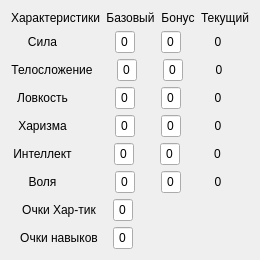
   <widget class="QWidget" name="verticalLayoutWidget_2">
    <property name="geometry">
     <rect>
      <x>0</x>
      <y>160</y>
      <width>241</width>
      <height>241</height>
     </rect>
    </property>
    <layout class="QVBoxLayout" name="verticalLayout_2">
     <item>
      <layout class="QHBoxLayout" name="horizontalLayout_6">
       <property name="sizeConstraint">
        <enum>QLayout::SetDefaultConstraint</enum>
       </property>
       <item>
        <widget class="QLabel" name="label_6">
         <property name="sizePolicy">
          <sizepolicy hsizetype="Maximum" vsizetype="Maximum">
           <horstretch>0</horstretch>
           <verstretch>0</verstretch>
          </sizepolicy>
         </property>
         <property name="text">
          <string>Характеристики</string>
         </property>
         <property name="alignment">
          <set>Qt::AlignCenter</set>
         </property>
        </widget>
       </item>
       <item>
        <widget class="QLabel" name="label_7">
         <property name="sizePolicy">
          <sizepolicy hsizetype="Maximum" vsizetype="Maximum">
           <horstretch>0</horstretch>
           <verstretch>0</verstretch>
          </sizepolicy>
         </property>
         <property name="text">
          <string>Базовый</string>
         </property>
         <property name="alignment">
          <set>Qt::AlignCenter</set>
         </property>
        </widget>
       </item>
       <item>
        <widget class="QLabel" name="label_8">
         <property name="sizePolicy">
          <sizepolicy hsizetype="Maximum" vsizetype="Maximum">
           <horstretch>0</horstretch>
           <verstretch>0</verstretch>
          </sizepolicy>
         </property>
         <property name="text">
          <string>Бонус</string>
         </property>
         <property name="alignment">
          <set>Qt::AlignCenter</set>
         </property>
        </widget>
       </item>
       <item>
        <widget class="QLabel" name="label_9">
         <property name="sizePolicy">
          <sizepolicy hsizetype="Maximum" vsizetype="Maximum">
           <horstretch>0</horstretch>
           <verstretch>0</verstretch>
          </sizepolicy>
         </property>
         <property name="text">
          <string>Текущий</string>
         </property>
         <property name="alignment">
          <set>Qt::AlignCenter</set>
         </property>
        </widget>
       </item>
      </layout>
     </item>
     <item>
      <layout class="QHBoxLayout" name="horizontalLayout_7">
       <item>
        <widget class="QLabel" name="label_10">
         <property name="text">
          <string>Сила</string>
         </property>
         <property name="alignment">
          <set>Qt::AlignCenter</set>
         </property>
        </widget>
       </item>
       <item>
        <spacer name="horizontalSpacer">
         <property name="orientation">
          <enum>Qt::Horizontal</enum>
         </property>
         <property name="sizeType">
          <enum>QSizePolicy::Fixed</enum>
         </property>
         <property name="sizeHint" stdset="0">
          <size>
           <width>35</width>
           <height>20</height>
          </size>
         </property>
        </spacer>
       </item>
       <item>
        <widget class="QLineEdit" name="strength_p">
         <property name="sizePolicy">
          <sizepolicy hsizetype="Preferred" vsizetype="Fixed">
           <horstretch>0</horstretch>
           <verstretch>0</verstretch>
          </sizepolicy>
         </property>
         <property name="minimumSize">
          <size>
           <width>0</width>
           <height>0</height>
          </size>
         </property>
         <property name="maximumSize">
          <size>
           <width>20</width>
           <height>16777215</height>
          </size>
         </property>
         <property name="text">
          <string>0</string>
         </property>
         <property name="alignment">
          <set>Qt::AlignCenter</set>
         </property>
        </widget>
       </item>
       <item>
        <spacer name="horizontalSpacer_2">
         <property name="orientation">
          <enum>Qt::Horizontal</enum>
         </property>
         <property name="sizeType">
          <enum>QSizePolicy::Fixed</enum>
         </property>
         <property name="sizeHint" stdset="0">
          <size>
           <width>20</width>
           <height>20</height>
          </size>
         </property>
        </spacer>
       </item>
       <item>
        <widget class="QLineEdit" name="strength_b">
         <property name="minimumSize">
          <size>
           <width>20</width>
           <height>0</height>
          </size>
         </property>
         <property name="maximumSize">
          <size>
           <width>20</width>
           <height>16777215</height>
          </size>
         </property>
         <property name="text">
          <string>0</string>
         </property>
         <property name="alignment">
          <set>Qt::AlignCenter</set>
         </property>
        </widget>
       </item>
       <item>
        <widget class="QLabel" name="strength">
         <property name="text">
          <string>0</string>
         </property>
         <property name="alignment">
          <set>Qt::AlignCenter</set>
         </property>
        </widget>
       </item>
      </layout>
     </item>
     <item>
      <layout class="QHBoxLayout" name="horizontalLayout_8">
       <item>
        <widget class="QLabel" name="label_12">
         <property name="text">
          <string>Телосложение</string>
         </property>
         <property name="alignment">
          <set>Qt::AlignCenter</set>
         </property>
         <property name="margin">
          <number>2</number>
         </property>
        </widget>
       </item>
       <item>
        <spacer name="horizontalSpacer_3">
         <property name="orientation">
          <enum>Qt::Horizontal</enum>
         </property>
         <property name="sizeType">
          <enum>QSizePolicy::Fixed</enum>
         </property>
         <property name="sizeHint" stdset="0">
          <size>
           <width>18</width>
           <height>20</height>
          </size>
         </property>
        </spacer>
       </item>
       <item>
        <widget class="QLineEdit" name="constitution_p">
         <property name="sizePolicy">
          <sizepolicy hsizetype="Preferred" vsizetype="Fixed">
           <horstretch>0</horstretch>
           <verstretch>0</verstretch>
          </sizepolicy>
         </property>
         <property name="minimumSize">
          <size>
           <width>0</width>
           <height>0</height>
          </size>
         </property>
         <property name="maximumSize">
          <size>
           <width>20</width>
           <height>16777215</height>
          </size>
         </property>
         <property name="text">
          <string>0</string>
         </property>
         <property name="alignment">
          <set>Qt::AlignCenter</set>
         </property>
        </widget>
       </item>
       <item>
        <spacer name="horizontalSpacer_4">
         <property name="orientation">
          <enum>Qt::Horizontal</enum>
         </property>
         <property name="sizeType">
          <enum>QSizePolicy::Fixed</enum>
         </property>
         <property name="sizeHint" stdset="0">
          <size>
           <width>20</width>
           <height>20</height>
          </size>
         </property>
        </spacer>
       </item>
       <item>
        <widget class="QLineEdit" name="constitution_b">
         <property name="minimumSize">
          <size>
           <width>20</width>
           <height>0</height>
          </size>
         </property>
         <property name="maximumSize">
          <size>
           <width>20</width>
           <height>16777215</height>
          </size>
         </property>
         <property name="text">
          <string>0</string>
         </property>
         <property name="alignment">
          <set>Qt::AlignCenter</set>
         </property>
        </widget>
       </item>
       <item>
        <widget class="QLabel" name="constitution">
         <property name="text">
          <string>0</string>
         </property>
         <property name="alignment">
          <set>Qt::AlignCenter</set>
         </property>
        </widget>
       </item>
      </layout>
     </item>
     <item>
      <layout class="QHBoxLayout" name="horizontalLayout_9">
       <item>
        <widget class="QLabel" name="label_14">
         <property name="text">
          <string>Ловкость</string>
         </property>
         <property name="alignment">
          <set>Qt::AlignCenter</set>
         </property>
        </widget>
       </item>
       <item>
        <spacer name="horizontalSpacer_5">
         <property name="orientation">
          <enum>Qt::Horizontal</enum>
         </property>
         <property name="sizeType">
          <enum>QSizePolicy::Fixed</enum>
         </property>
         <property name="sizeHint" stdset="0">
          <size>
           <width>35</width>
           <height>20</height>
          </size>
         </property>
        </spacer>
       </item>
       <item>
        <widget class="QLineEdit" name="agility_p">
         <property name="sizePolicy">
          <sizepolicy hsizetype="Preferred" vsizetype="Fixed">
           <horstretch>0</horstretch>
           <verstretch>0</verstretch>
          </sizepolicy>
         </property>
         <property name="minimumSize">
          <size>
           <width>0</width>
           <height>0</height>
          </size>
         </property>
         <property name="maximumSize">
          <size>
           <width>20</width>
           <height>16777215</height>
          </size>
         </property>
         <property name="text">
          <string>0</string>
         </property>
         <property name="alignment">
          <set>Qt::AlignCenter</set>
         </property>
        </widget>
       </item>
       <item>
        <spacer name="horizontalSpacer_6">
         <property name="orientation">
          <enum>Qt::Horizontal</enum>
         </property>
         <property name="sizeType">
          <enum>QSizePolicy::Fixed</enum>
         </property>
         <property name="sizeHint" stdset="0">
          <size>
           <width>20</width>
           <height>20</height>
          </size>
         </property>
        </spacer>
       </item>
       <item>
        <widget class="QLineEdit" name="agility_b">
         <property name="minimumSize">
          <size>
           <width>20</width>
           <height>0</height>
          </size>
         </property>
         <property name="maximumSize">
          <size>
           <width>20</width>
           <height>16777215</height>
          </size>
         </property>
         <property name="text">
          <string>0</string>
         </property>
         <property name="alignment">
          <set>Qt::AlignCenter</set>
         </property>
        </widget>
       </item>
       <item>
        <widget class="QLabel" name="agility">
         <property name="text">
          <string>0</string>
         </property>
         <property name="alignment">
          <set>Qt::AlignCenter</set>
         </property>
        </widget>
       </item>
      </layout>
     </item>
     <item>
      <layout class="QHBoxLayout" name="horizontalLayout_10">
       <item>
        <widget class="QLabel" name="label_16">
         <property name="text">
          <string>Харизма</string>
         </property>
         <property name="alignment">
          <set>Qt::AlignCenter</set>
         </property>
        </widget>
       </item>
       <item>
        <spacer name="horizontalSpacer_7">
         <property name="orientation">
          <enum>Qt::Horizontal</enum>
         </property>
         <property name="sizeType">
          <enum>QSizePolicy::Fixed</enum>
         </property>
         <property name="sizeHint" stdset="0">
          <size>
           <width>35</width>
           <height>20</height>
          </size>
         </property>
        </spacer>
       </item>
       <item>
        <widget class="QLineEdit" name="charisma_p">
         <property name="sizePolicy">
          <sizepolicy hsizetype="Preferred" vsizetype="Fixed">
           <horstretch>0</horstretch>
           <verstretch>0</verstretch>
          </sizepolicy>
         </property>
         <property name="minimumSize">
          <size>
           <width>0</width>
           <height>0</height>
          </size>
         </property>
         <property name="maximumSize">
          <size>
           <width>20</width>
           <height>16777215</height>
          </size>
         </property>
         <property name="text">
          <string>0</string>
         </property>
         <property name="alignment">
          <set>Qt::AlignCenter</set>
         </property>
        </widget>
       </item>
       <item>
        <spacer name="horizontalSpacer_8">
         <property name="orientation">
          <enum>Qt::Horizontal</enum>
         </property>
         <property name="sizeType">
          <enum>QSizePolicy::Fixed</enum>
         </property>
         <property name="sizeHint" stdset="0">
          <size>
           <width>20</width>
           <height>20</height>
          </size>
         </property>
        </spacer>
       </item>
       <item>
        <widget class="QLineEdit" name="charisma_b">
         <property name="minimumSize">
          <size>
           <width>20</width>
           <height>0</height>
          </size>
         </property>
         <property name="maximumSize">
          <size>
           <width>20</width>
           <height>16777215</height>
          </size>
         </property>
         <property name="text">
          <string>0</string>
         </property>
         <property name="alignment">
          <set>Qt::AlignCenter</set>
         </property>
        </widget>
       </item>
       <item>
        <widget class="QLabel" name="charisma">
         <property name="text">
          <string>0</string>
         </property>
         <property name="alignment">
          <set>Qt::AlignCenter</set>
         </property>
        </widget>
       </item>
      </layout>
     </item>
     <item>
      <layout class="QHBoxLayout" name="horizontalLayout_11">
       <item>
        <widget class="QLabel" name="label_18">
         <property name="text">
          <string>Интеллект</string>
         </property>
         <property name="alignment">
          <set>Qt::AlignCenter</set>
         </property>
         <property name="margin">
          <number>2</number>
         </property>
        </widget>
       </item>
       <item>
        <spacer name="horizontalSpacer_9">
         <property name="orientation">
          <enum>Qt::Horizontal</enum>
         </property>
         <property name="sizeType">
          <enum>QSizePolicy::Fixed</enum>
         </property>
         <property name="sizeHint" stdset="0">
          <size>
           <width>34</width>
           <height>20</height>
          </size>
         </property>
        </spacer>
       </item>
       <item>
        <widget class="QLineEdit" name="intellegence_p">
         <property name="sizePolicy">
          <sizepolicy hsizetype="Preferred" vsizetype="Fixed">
           <horstretch>0</horstretch>
           <verstretch>0</verstretch>
          </sizepolicy>
         </property>
         <property name="minimumSize">
          <size>
           <width>0</width>
           <height>0</height>
          </size>
         </property>
         <property name="maximumSize">
          <size>
           <width>20</width>
           <height>16777215</height>
          </size>
         </property>
         <property name="text">
          <string>0</string>
         </property>
         <property name="alignment">
          <set>Qt::AlignCenter</set>
         </property>
        </widget>
       </item>
       <item>
        <spacer name="horizontalSpacer_10">
         <property name="orientation">
          <enum>Qt::Horizontal</enum>
         </property>
         <property name="sizeType">
          <enum>QSizePolicy::Fixed</enum>
         </property>
         <property name="sizeHint" stdset="0">
          <size>
           <width>20</width>
           <height>20</height>
          </size>
         </property>
        </spacer>
       </item>
       <item>
        <widget class="QLineEdit" name="intellegence_b">
         <property name="minimumSize">
          <size>
           <width>20</width>
           <height>0</height>
          </size>
         </property>
         <property name="maximumSize">
          <size>
           <width>20</width>
           <height>16777215</height>
          </size>
         </property>
         <property name="text">
          <string>0</string>
         </property>
         <property name="alignment">
          <set>Qt::AlignCenter</set>
         </property>
        </widget>
       </item>
       <item>
        <widget class="QLabel" name="intelegence">
         <property name="text">
          <string>0</string>
         </property>
         <property name="alignment">
          <set>Qt::AlignCenter</set>
         </property>
        </widget>
       </item>
      </layout>
     </item>
     <item>
      <layout class="QHBoxLayout" name="horizontalLayout_12">
       <item>
        <widget class="QLabel" name="label_20">
         <property name="text">
          <string>Воля</string>
         </property>
         <property name="alignment">
          <set>Qt::AlignCenter</set>
         </property>
        </widget>
       </item>
       <item>
        <spacer name="horizontalSpacer_11">
         <property name="orientation">
          <enum>Qt::Horizontal</enum>
         </property>
         <property name="sizeType">
          <enum>QSizePolicy::Fixed</enum>
         </property>
         <property name="sizeHint" stdset="0">
          <size>
           <width>35</width>
           <height>20</height>
          </size>
         </property>
        </spacer>
       </item>
       <item>
        <widget class="QLineEdit" name="will_p">
         <property name="sizePolicy">
          <sizepolicy hsizetype="Preferred" vsizetype="Fixed">
           <horstretch>0</horstretch>
           <verstretch>0</verstretch>
          </sizepolicy>
         </property>
         <property name="minimumSize">
          <size>
           <width>0</width>
           <height>0</height>
          </size>
         </property>
         <property name="maximumSize">
          <size>
           <width>20</width>
           <height>16777215</height>
          </size>
         </property>
         <property name="text">
          <string>0</string>
         </property>
         <property name="alignment">
          <set>Qt::AlignCenter</set>
         </property>
        </widget>
       </item>
       <item>
        <spacer name="horizontalSpacer_12">
         <property name="orientation">
          <enum>Qt::Horizontal</enum>
         </property>
         <property name="sizeType">
          <enum>QSizePolicy::Fixed</enum>
         </property>
         <property name="sizeHint" stdset="0">
          <size>
           <width>20</width>
           <height>20</height>
          </size>
         </property>
        </spacer>
       </item>
       <item>
        <widget class="QLineEdit" name="will_b">
         <property name="minimumSize">
          <size>
           <width>20</width>
           <height>0</height>
          </size>
         </property>
         <property name="maximumSize">
          <size>
           <width>20</width>
           <height>16777215</height>
          </size>
         </property>
         <property name="text">
          <string>0</string>
         </property>
         <property name="alignment">
          <set>Qt::AlignCenter</set>
         </property>
        </widget>
       </item>
       <item>
        <widget class="QLabel" name="will">
         <property name="text">
          <string>0</string>
         </property>
         <property name="alignment">
          <set>Qt::AlignCenter</set>
         </property>
        </widget>
       </item>
      </layout>
     </item>
     <item>
      <layout class="QHBoxLayout" name="horizontalLayout_13">
       <item>
        <widget class="QLabel" name="label_22">
         <property name="sizePolicy">
          <sizepolicy hsizetype="Preferred" vsizetype="Preferred">
           <horstretch>0</horstretch>
           <verstretch>0</verstretch>
          </sizepolicy>
         </property>
         <property name="text">
          <string>Очки Хар-тик</string>
         </property>
         <property name="alignment">
          <set>Qt::AlignCenter</set>
         </property>
        </widget>
       </item>
       <item>
        <widget class="QLineEdit" name="char_poin">
         <property name="maximumSize">
          <size>
           <width>20</width>
           <height>16777215</height>
          </size>
         </property>
         <property name="text">
          <string>0</string>
         </property>
         <property name="alignment">
          <set>Qt::AlignCenter</set>
         </property>
        </widget>
       </item>
       <item>
        <spacer name="horizontalSpacer_13">
         <property name="orientation">
          <enum>Qt::Horizontal</enum>
         </property>
         <property name="sizeType">
          <enum>QSizePolicy::Fixed</enum>
         </property>
         <property name="sizeHint" stdset="0">
          <size>
           <width>116</width>
           <height>20</height>
          </size>
         </property>
        </spacer>
       </item>
      </layout>
     </item>
     <item>
      <layout class="QHBoxLayout" name="horizontalLayout_14">
       <item>
        <widget class="QLabel" name="label_23">
         <property name="sizePolicy">
          <sizepolicy hsizetype="Preferred" vsizetype="Preferred">
           <horstretch>0</horstretch>
           <verstretch>0</verstretch>
          </sizepolicy>
         </property>
         <property name="text">
          <string>Очки навыков</string>
         </property>
         <property name="alignment">
          <set>Qt::AlignCenter</set>
         </property>
        </widget>
       </item>
       <item>
        <widget class="QLineEdit" name="skill_point">
         <property name="maximumSize">
          <size>
           <width>20</width>
           <height>16777215</height>
          </size>
         </property>
         <property name="text">
          <string>0</string>
         </property>
         <property name="alignment">
          <set>Qt::AlignCenter</set>
         </property>
        </widget>
       </item>
       <item>
        <spacer name="horizontalSpacer_14">
         <property name="orientation">
          <enum>Qt::Horizontal</enum>
         </property>
         <property name="sizeType">
          <enum>QSizePolicy::Fixed</enum>
         </property>
         <property name="sizeHint" stdset="0">
          <size>
           <width>116</width>
           <height>20</height>
          </size>
         </property>
        </spacer>
       </item>
      </layout>
     </item>
    </layout>
   </widget>
